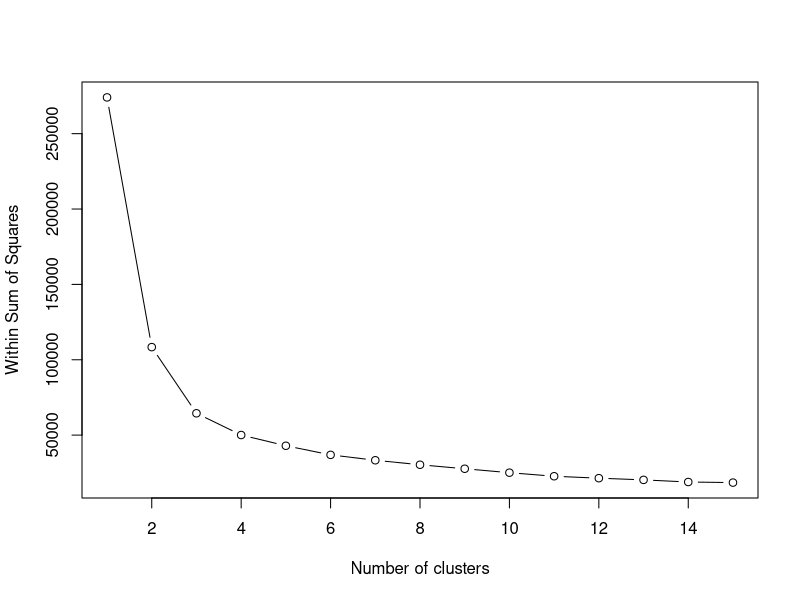

The R source for this figure: (Note: this script raises an error after producing the figure.)
library(plyr)
library(ggplot2)
library(cluster)
library(lattice)
library(graphics)
library(grid)
library(gridExtra)

# Validation using R:
n <- length(iris$Species)
permut <- sample(c(1:n), n, replace = FALSE)
ord <- order(permut)
iris.shuffled <- iris[ord,]

prop.train <- 2/3
k <- round(prop.train*n)
iris.training <- iris.shuffled[1:k,]
iris.test <- iris.shuffled[(k + 1):n,]

# Data preparation using R:
# Missing values:
x <- c(3, 2, NA, 4, NA, 1, NA, NA, 5)
mean(x)
mean(x, na.rm = T)

# Normalization and Scaling:

iris.norm <- iris

for (i in c(1:length(iris.norm))) {
  if (!is.factor(iris.norm[,i])) {
    attr.mean <- mean(iris.norm[,i])
    attr.sd <- sd(iris.norm[,i])
    iris.norm[,i] <- (iris.norm[,i] - attr.mean) / attr.sd
  }
}

# Using R to perform a K-means Analysis

grade_input = as.data.frame(read.csv("./Data/grades_km_input.csv")) # import the students grades
kmdata_orig = as.matrix(grade_input[,c("Student", "English", "Math", "Science")])
kmdata <- kmdata_orig[,2:4]
kmdata[1:10,]

wss <- numeric(15)
for (k in 1:15) wss[k] <- sum(kmeans(kmdata, centers = k, nstart = 25)$withinss)
plot(1:15, wss, type = "b", xlab = "Number of clusters", ylab = "Within Sum of Squares")

km = kmeans(kmdata, 3, nstart = 25)
km

c(wss[3], sum(km$withinss))

# prepare the student data and clustering results for plotting
df = as.data.frame(kmdata_orig[,2:4])
df$cluster = factor(km$cluster)
centers = as.data.frame(km$centers)

g1 = ggplot(data = df, aes(x = English, y = Math, color = cluster )) +
  geom_point() + theme(legend.position = "right") +
  geom_point(data = centers, aes(x = English, y = Math, color = as.factor(c(1, 2, 3))), size = 10, alpha = .3, show_guide = FALSE)

g2 =ggplot(data = df, aes(x = English, y = Science, color = cluster )) +
  geom_point() +
  geom_point(data = centers, aes(x = English, y = Science, color = as.factor(c(1, 2, 3))), size = 10, alpha = .3, show_guide = FALSE)

g3 = ggplot(data = df, aes(x = Math, y = Science, color = cluster )) +
  geom_point() +
  geom_point(data = centers, aes(x = Math, y = Science, color = as.factor(c(1, 2, 3))), size = 10, alpha = .3, show_guide = FALSE)

tmp = ggplot_gtable(ggplot_build(g1))

grid.arrange(
  arrangeGrob(
    g1 + theme(legend.position = "none"), 
    g2 + theme(legend.position = "none"), 
    g3 + theme(legend.position = "none"),
    main = "High School Student Cluster Analysis",
    ncol = 1
  )
)

